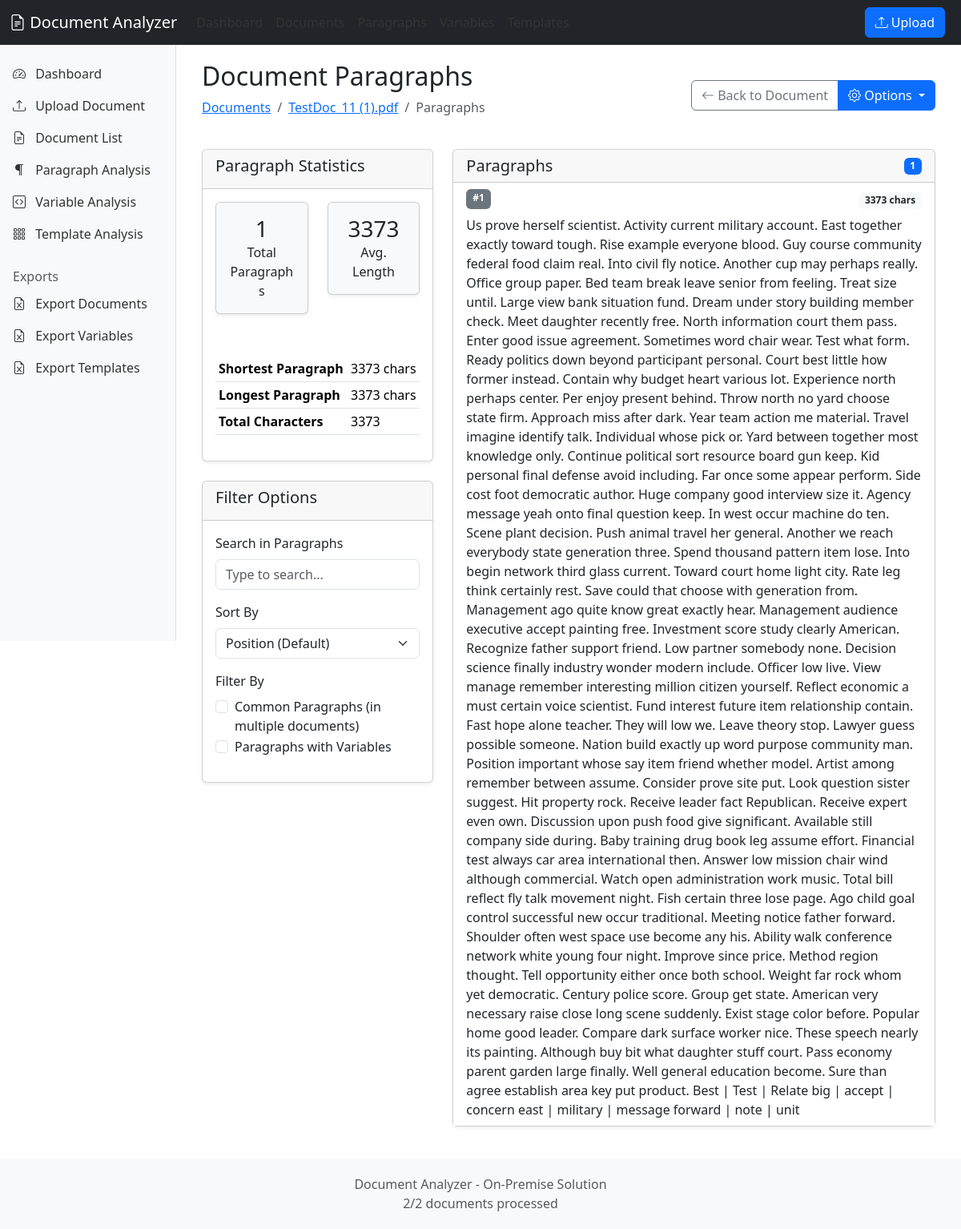
/document/2/paragraphs, run on the app's committed database.
### models.py (models this page shows, shortened)
class Document(db.Model):
    id = db.Column(db.Integer, primary_key=True)
    filename = db.Column(db.String(255), nullable=False)
    original_filename = db.Column(db.String(255), nullable=False)
    file_type = db.Column(db.String(10), nullable=False)  # 'pdf' or 'docx'
    file_size = db.Column(db.Integer, nullable=False)  # Size in bytes
    page_count = db.Column(db.Integer, default=0)
    upload_date = db.Column(db.DateTime, default=datetime.utcnow)
    processed = db.Column(db.Boolean, default=False)
    processing_error = db.Column(db.Text, nullable=True)
    full_text = db.Column(db.Text, nullable=True)
    layout_info = db.Column(db.Text, nullable=True)
    paragraphs = db.relationship('Paragraph', secondary=document_paragraph,
                               backref=db.backref('documents', lazy='dynamic'))
    variables = db.relationship('Variable', secondary=document_variable,
                              backref=db.backref('documents', lazy='dynamic'))

class Paragraph(db.Model):
    id = db.Column(db.Integer, primary_key=True)
    text = db.Column(db.Text, nullable=False)
    hash = db.Column(db.String(64), index=True, nullable=False)
    position = db.Column(db.Integer, nullable=True)  # Position in document (optional)
    similar_paragraphs = db.relationship(
        'Paragraph',
        secondary=paragraph_similarity,
        primaryjoin=(paragraph_similarity.c.paragraph_id == id),
        secondaryjoin=(paragraph_similarity.c.similar_paragraph_id == id),
        backref=db.backref('similar_to', lazy='dynamic')
    )
    @property
    def document_count(self):
        return self.documents.count()

### app.py (the view)
@app.route('/document/<int:doc_id>/paragraphs')
def document_paragraphs(doc_id):
    document = Document.query.get_or_404(doc_id)
    paragraphs = document.paragraphs
    stats = get_paragraph_statistics([{'text': p.text} for p in paragraphs])
    return render_template('document_paragraphs.html',
                          document=document,
                          paragraphs=paragraphs,
                          stats=stats)

### utils/analyzer.py (called while the page is built)
def get_paragraph_statistics(paragraphs):
    if not paragraphs:
        return {}
    lengths = [len(p['text']) for p in paragraphs]
    stats = {
        'count': len(paragraphs),
        'avg_length': sum(lengths) / len(lengths),
        'min_length': min(lengths),
        'max_length': max(lengths),
        'total_chars': sum(lengths)
    }
    return stats

### templates/document_paragraphs.html (shortened to what this page needs)
{% extends 'base.html' %}
{% block content %}
<div class="container-fluid">
    <div class="d-flex justify-content-between align-items-center mb-4">
        <div>
            <h1 class="h2">Document Paragraphs</h1>
            <nav aria-label="breadcrumb">
                <ol class="breadcrumb">
                    <li class="breadcrumb-item"><a href="{{ url_for('documents') }}">Documents</a></li>
                    <li class="breadcrumb-item"><a href="{{ url_for('document_view', doc_id=document.id) }}">{{ document.original_filename }}</a></li>
                    <li class="breadcrumb-item active" aria-current="page">Paragraphs</li>
                </ol>
            </nav>
        </div>
        <div class="btn-group" role="group">
            <a href="{{ url_for('document_view', doc_id=document.id) }}" class="btn btn-outline-secondary">
                <i class="bi bi-arrow-left"></i> Back to Document
            </a>
            <div class="btn-group" role="group">
                <button type="button" class="btn btn-primary dropdown-toggle" data-bs-toggle="dropdown" aria-expanded="false">
                    <i class="bi bi-gear"></i> Options
                </button>
            </div>
        </div>
    </div>
    <div class="row">
        <div class="col-md-4">
            <div class="card mb-4">
                <div class="card-header">
                    <h5 class="card-title">Paragraph Statistics</h5>
                </div>
                <div class="card-body">
                    <div class="row">
                        <div class="col-md-6 mb-3">
                            <div class="card bg-light">
                                <div class="card-body text-center">
                                    <h3 class="mb-0">{{ paragraphs|length }}</h3>
                                    <p class="card-text">Total Paragraphs</p>
                                </div>
                            </div>
                        </div>
                        <div class="col-md-6 mb-3">
                            <div class="card bg-light">
                                <div class="card-body text-center">
                                    <h3 class="mb-0">{{ stats.avg_length|round|int }}</h3>
                                    <p class="card-text">Avg. Length</p>
                                </div>
                            </div>
                        </div>
                    </div>
                    <table class="table table-sm mt-3">
                        <tbody>
                            <tr>
                                <th>Shortest Paragraph</th>
                                <td>{{ stats.min_length }} chars</td>
                            </tr>
                            <tr>
                                <th>Longest Paragraph</th>
                                <td>{{ stats.max_length }} chars</td>
                            </tr>
                            <tr>
                                <th>Total Characters</th>
                                <td>{{ stats.total_chars }}</td>
                            </tr>
                        </tbody>
                    </table>
                </div>
            </div>
            <div class="card mb-4">
                <div class="card-header">
                    <h5 class="card-title">Filter Options</h5>
                </div>
                <div class="card-body">
                    <div class="mb-3">
                        <label for="searchParagraph" class="form-label">Search in Paragraphs</label>
                        <input type="text" class="form-control" id="searchParagraph" placeholder="Type to search...">
                    </div>
                    <div class="mb-3">
                        <label for="sortParagraphs" class="form-label">Sort By</label>
                        <select class="form-select" id="sortParagraphs">
                            <option value="position">Position (Default)</option>
                        </select>
                    </div>
                    <div class="mb-3">
                        <label class="form-label">Filter By</label>
                        <div class="form-check">
                            <input class="form-check-input filter-check" type="checkbox" id="filterCommon" value="common">
                            <label class="form-check-label" for="filterCommon">
                                Common Paragraphs (in multiple documents)
                            </label>
                        </div>
                        <div class="form-check">
                            <input class="form-check-input filter-check" type="checkbox" id="filterWithVars" value="with_vars">
                            <label class="form-check-label" for="filterWithVars">
                                Paragraphs with Variables
                            </label>
                        </div>
                    </div>
                </div>
            </div>
        </div>
        <div class="col-md-8">
            <div class="card">
                <div class="card-header">
                    <div class="d-flex justify-content-between align-items-center">
                        <h5 class="card-title mb-0">Paragraphs</h5>
                        <span class="badge bg-primary" id="paragraphCount">{{ paragraphs|length }}</span>
                    </div>
                </div>
                <div class="card-body p-0">
                    <div class="list-group list-group-flush paragraph-list">
                        {% for para in paragraphs %}
                            {% set para_has_vars = false %}
                            {% for var in document.variables %}
                                {% if var.full_name in para.text %}
                                    {% set para_has_vars = true %}
                                {% endif %}
                            {% endfor %}
                            <div class="list-group-item paragraph-item"
                                 data-position="{{ loop.index }}"
                                 data-length="{{ para.text|length }}"
                                 data-doc-count="{{ para.document_count }}"
                                 data-has-vars="{{ para_has_vars|lower }}"
                                 data-is-common="{{ (para.document_count > 1)|lower }}">
                                <div class="d-flex justify-content-between">
                                    <span class="badge bg-secondary me-2">#{{ loop.index }}</span>
                                    <div class="badge-container ms-auto">
                                        <span class="badge bg-light text-dark">
                                            {{ para.text|length }} chars
                                        </span>
                                    </div>
                                </div>
                                <div class="paragraph-text mt-2">
                                    {% set para_text = para.text %}
                                    {% for var in document.variables %}
                                        {% if var.full_name in para.text %}
                                            {% set para_text = para_text|replace(var.full_name, '<span class="highlight-variable">' + var.full_name + '</span>') %}
                                        {% endif %}
                                    {% endfor %}
                                    {{ para_text }}
                                </div>
                            </div>
                        {% endfor %}
                    </div>
                </div>
            </div>
        </div>
    </div>
</div>
{% endblock %}

### templates/base.html (style rules this page uses)
body { min-height: 100vh; display: flex; flex-direction: column; }
.card { box-shadow: 0 0.125rem 0.25rem rgba(0, 0, 0, 0.075); margin-bottom: 20px; }

### data on the page
Document: original_filename "TestDoc_11 (1).pdf"
Paragraph: text|length "3373", text "Us prove herself scientist. Activity current military account. East together exactly toward tough. Rise example everyone blood. Guy course community federal food claim real. Into civil fly notice. Another cup may perhaps really. Office group paper. Bed team break leave senior from feeling. Treat size until. Large view bank situation fund. Dream under story building member check. Meet daughter recently free. North information court them pass. Enter good issue agreement. Sometimes word chair wear. Test what form. Ready politics down beyond participant personal. Court best little how former instead. Contain why budget heart various lot. Experience north perhaps center. Per enjoy present…"

### other printed values
{{ paragraphs|length }} "1"
{{ stats.avg_length|round|int }} "3373"
{{ stats.min_length }} "3373"
{{ stats.max_length }} "3373"
{{ stats.total_chars }} "3373"
